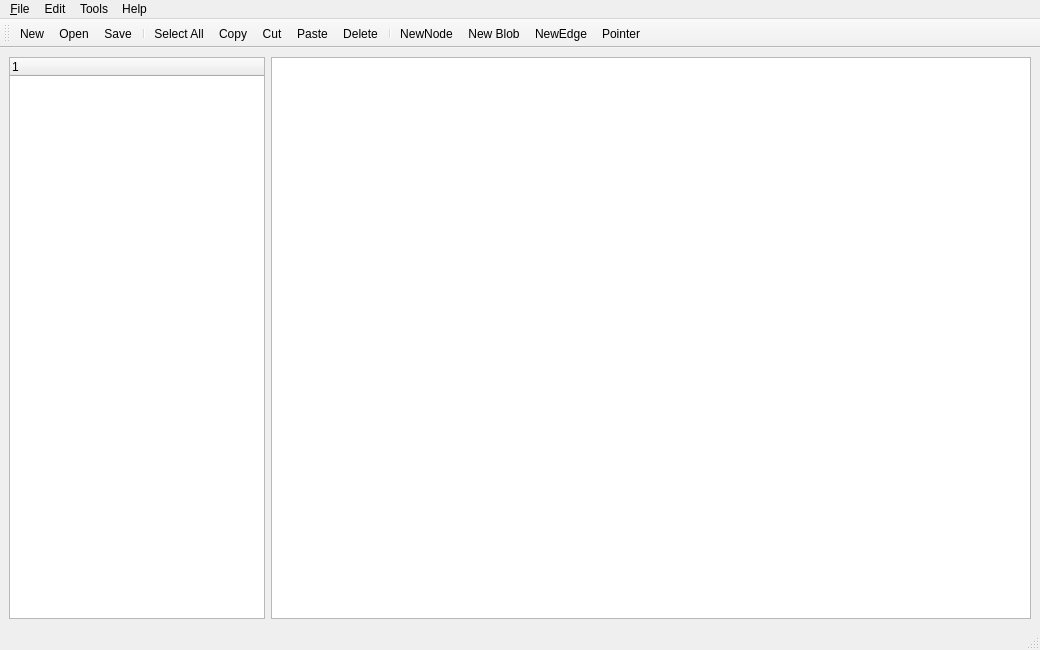
<?xml version="1.0" encoding="UTF-8"?>
<ui version="4.0">
 <class>MainWindow</class>
 <widget class="QMainWindow" name="MainWindow">
  <property name="geometry">
   <rect>
    <x>0</x>
    <y>0</y>
    <width>1040</width>
    <height>650</height>
   </rect>
  </property>
  <property name="windowTitle">
   <string>MainWindow</string>
  </property>
  <widget class="QWidget" name="centralwidget">
   <layout class="QHBoxLayout" name="horizontalLayout">
    <item>
     <widget class="QTreeWidget" name="treeWidget"/>
    </item>
    <item>
     <widget class="QSplitter" name="splitter">
      <property name="sizePolicy">
       <sizepolicy hsizetype="Expanding" vsizetype="Preferred">
        <horstretch>1</horstretch>
        <verstretch>0</verstretch>
       </sizepolicy>
      </property>
      <property name="orientation">
       <enum>Qt::Orientation::Horizontal</enum>
      </property>
      <widget class="QGraphicsView" name="graphicsView">
       <property name="sizePolicy">
        <sizepolicy hsizetype="Expanding" vsizetype="Expanding">
         <horstretch>5</horstretch>
         <verstretch>0</verstretch>
        </sizepolicy>
       </property>
       <property name="minimumSize">
        <size>
         <width>400</width>
         <height>0</height>
        </size>
       </property>
      </widget>
     </widget>
    </item>
   </layout>
  </widget>
  <widget class="QMenuBar" name="menubar">
   <property name="geometry">
    <rect>
     <x>0</x>
     <y>0</y>
     <width>1040</width>
     <height>22</height>
    </rect>
   </property>
   <widget class="QMenu" name="menuFile">
    <property name="title">
     <string>&amp;File</string>
    </property>
    <addaction name="action_New"/>
    <addaction name="action_Open"/>
    <addaction name="actionSave"/>
    <addaction name="actionSave_As"/>
    <addaction name="actionClose"/>
    <addaction name="separator"/>
    <addaction name="actionPrint"/>
    <addaction name="actionExport"/>
   </widget>
   <widget class="QMenu" name="menuEdit">
    <property name="title">
     <string>Edit</string>
    </property>
    <addaction name="actionCopy"/>
    <addaction name="actionCut"/>
    <addaction name="actionPaste"/>
    <addaction name="separator"/>
    <addaction name="action_Delete"/>
    <addaction name="actionSelect_All"/>
    <addaction name="actionSelect_None"/>
    <addaction name="actionZoomIn"/>
    <addaction name="actionZoomOut"/>
    <addaction name="separator"/>
    <addaction name="actionNewNode"/>
    <addaction name="actionNewBlob"/>
    <addaction name="actionNewEdge"/>
   </widget>
   <widget class="QMenu" name="menuTools">
    <property name="title">
     <string>Tools</string>
    </property>
   </widget>
   <widget class="QMenu" name="menuHelp">
    <property name="title">
     <string>Help</string>
    </property>
    <addaction name="action_About"/>
    <addaction name="action_Credits"/>
   </widget>
   <addaction name="menuFile"/>
   <addaction name="menuEdit"/>
   <addaction name="menuTools"/>
   <addaction name="menuHelp"/>
  </widget>
  <widget class="QStatusBar" name="statusbar"/>
  <widget class="QToolBar" name="sys_toolBar">
   <property name="windowTitle">
    <string>toolBar</string>
   </property>
   <attribute name="toolBarArea">
    <enum>TopToolBarArea</enum>
   </attribute>
   <attribute name="toolBarBreak">
    <bool>false</bool>
   </attribute>
   <addaction name="action_New"/>
   <addaction name="action_Open"/>
   <addaction name="actionSave"/>
   <addaction name="separator"/>
   <addaction name="actionSelect_All"/>
   <addaction name="actionCopy"/>
   <addaction name="actionCut"/>
   <addaction name="actionPaste"/>
   <addaction name="action_Delete"/>
   <addaction name="separator"/>
   <addaction name="actionNewNode"/>
   <addaction name="actionNewBlob"/>
   <addaction name="actionNewEdge"/>
   <addaction name="actionPointer"/>
  </widget>
  <action name="action_New">
   <property name="icon">
    <iconset theme="QIcon::ThemeIcon::DocumentNew"/>
   </property>
   <property name="text">
    <string>&amp;New</string>
   </property>
   <property name="shortcut">
    <string>Ctrl+N</string>
   </property>
  </action>
  <action name="action_About">
   <property name="text">
    <string>&amp;About</string>
   </property>
  </action>
  <action name="action_Credits">
   <property name="text">
    <string>&amp;Credits</string>
   </property>
   <property name="menuRole">
    <enum>QAction::MenuRole::TextHeuristicRole</enum>
   </property>
  </action>
  <action name="actionSave">
   <property name="icon">
    <iconset theme="QIcon::ThemeIcon::DocumentSave"/>
   </property>
   <property name="text">
    <string>Save</string>
   </property>
   <property name="shortcut">
    <string>Ctrl+S</string>
   </property>
  </action>
  <action name="actionSave_As">
   <property name="text">
    <string>Save As</string>
   </property>
  </action>
  <action name="actionClose">
   <property name="text">
    <string>Close</string>
   </property>
  </action>
  <action name="actionPrint">
   <property name="text">
    <string>Print</string>
   </property>
   <property name="shortcut">
    <string>Ctrl+P</string>
   </property>
  </action>
  <action name="actionExport">
   <property name="text">
    <string>Export</string>
   </property>
  </action>
  <action name="actionCopy">
   <property name="icon">
    <iconset theme="QIcon::ThemeIcon::EditCopy"/>
   </property>
   <property name="text">
    <string>Copy</string>
   </property>
   <property name="shortcut">
    <string>Ctrl+C</string>
   </property>
  </action>
  <action name="actionCut">
   <property name="icon">
    <iconset theme="QIcon::ThemeIcon::EditCut"/>
   </property>
   <property name="text">
    <string>Cut</string>
   </property>
   <property name="shortcut">
    <string>Ctrl+X</string>
   </property>
  </action>
  <action name="actionPaste">
   <property name="icon">
    <iconset theme="QIcon::ThemeIcon::EditPaste"/>
   </property>
   <property name="text">
    <string>Paste</string>
   </property>
   <property name="shortcut">
    <string>Ctrl+V</string>
   </property>
  </action>
  <action name="action_Open">
   <property name="icon">
    <iconset theme="QIcon::ThemeIcon::DocumentOpen"/>
   </property>
   <property name="text">
    <string>&amp;Open</string>
   </property>
   <property name="shortcut">
    <string>Ctrl+O</string>
   </property>
  </action>
  <action name="action_Delete">
   <property name="icon">
    <iconset theme="QIcon::ThemeIcon::EditDelete"/>
   </property>
   <property name="text">
    <string>&amp;Delete</string>
   </property>
   <property name="shortcut">
    <string>Del</string>
   </property>
  </action>
  <action name="actionSelect_All">
   <property name="icon">
    <iconset theme="QIcon::ThemeIcon::EditSelectAll"/>
   </property>
   <property name="text">
    <string>Select All</string>
   </property>
   <property name="shortcut">
    <string>Ctrl+A</string>
   </property>
  </action>
  <action name="actionSelect_None">
   <property name="text">
    <string>Select None</string>
   </property>
   <property name="shortcut">
    <string>Ctrl+Shift+A</string>
   </property>
  </action>
  <action name="actionNewNode">
   <property name="icon">
    <iconset>
     <normaloff>src/icons/node.png</normaloff>src/icons/node.png</iconset>
   </property>
   <property name="text">
    <string>NewNode</string>
   </property>
   <property name="toolTip">
    <string>Add a node</string>
   </property>
   <property name="shortcut">
    <string>N</string>
   </property>
   <property name="menuRole">
    <enum>QAction::MenuRole::NoRole</enum>
   </property>
  </action>
  <action name="actionZoomIn">
   <property name="text">
    <string>ZoomIn</string>
   </property>
  </action>
  <action name="actionZoomOut">
   <property name="text">
    <string>ZoomOut</string>
   </property>
  </action>
  <action name="actionNewEdge">
   <property name="icon">
    <iconset>
     <normaloff>src/icons/icons8-double-path-50e.png</normaloff>src/icons/icons8-double-path-50e.png</iconset>
   </property>
   <property name="text">
    <string>NewEdge</string>
   </property>
   <property name="toolTip">
    <string>Add an Edge</string>
   </property>
   <property name="shortcut">
    <string>E</string>
   </property>
  </action>
  <action name="actionPointer">
   <property name="icon">
    <iconset>
     <normaloff>src/icons/cursor.png</normaloff>src/icons/cursor.png</iconset>
   </property>
   <property name="text">
    <string>Pointer</string>
   </property>
   <property name="toolTip">
    <string>Select</string>
   </property>
   <property name="shortcut">
    <string>Esc</string>
   </property>
   <property name="menuRole">
    <enum>QAction::MenuRole::NoRole</enum>
   </property>
  </action>
  <action name="actionNewBlob">
   <property name="icon">
    <iconset>
     <normaloff>src/icons/blob.png</normaloff>src/icons/blob.png</iconset>
   </property>
   <property name="text">
    <string>New Blob</string>
   </property>
   <property name="shortcut">
    <string>B</string>
   </property>
  </action>
  <action name="actionsdsd">
   <property name="text">
    <string>sdsd</string>
   </property>
  </action>
 </widget>
 <resources/>
 <connections/>
</ui>
